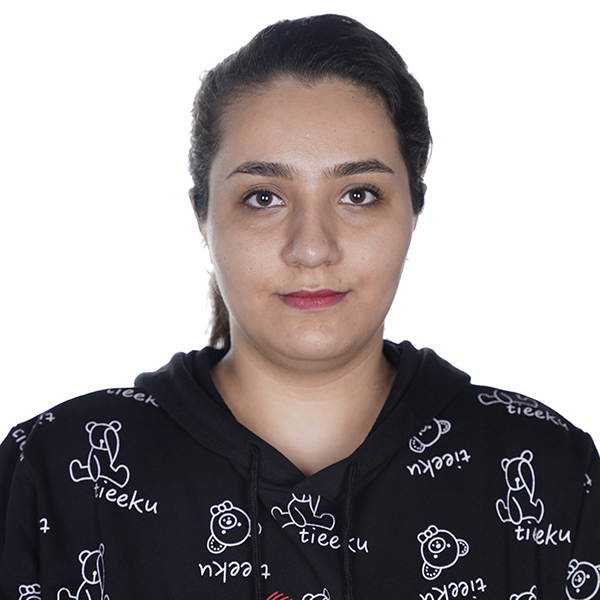
#> input picture inputs/input_face.jpg, 600 x 600 px
$ python 1.py
#> lines starting #> are read from the running program, lines starting #| are printed output that depends on the picture

import cv2
import numpy as np

first_photo = cv2.imread ("inputs/input_face.jpg")
#> first_photo is the input picture: shape (600, 600, 3); mean B, G, R 153.1, 152.5, 158.2
second_photo = cv2.imread ("inputs\input_mom.jpg")
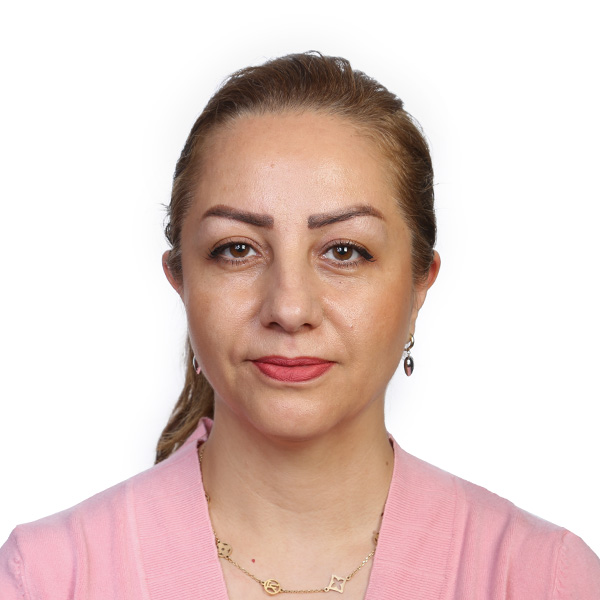
#> input picture inputs/input_mom.jpg, 600 x 600 px, found by its file name
#> second_photo is the input picture: shape (600, 600, 3); mean B, G, R 199.4, 204.8, 226.1

result = (first_photo + second_photo)/2
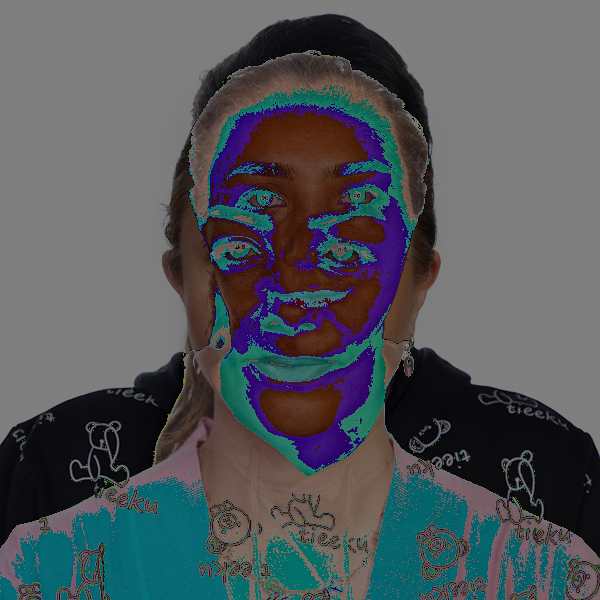
#> result: shape (600, 600, 3) float64; mean B, G, R 90.9, 87.3, 83.2

cv2.imwrite ("outputs\output_1_face_morphing.jpg" , result)
